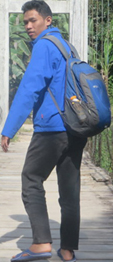
#> input picture test/Partial/img/person.jpg, 113 x 262 px
$ python main.py
#> lines starting #> are read from the running program, lines starting #| are printed output that depends on the picture
import numpy as np
import cv2

# cv2.BORDER_CONSTANT
# cv2.BORDER_REFLECT
# cv2.BORDER_REFLECT_101
# cv2.BORDER_DEFAULT
# cv2.BORDER_REPLICATE
# cv2.BORDER_WRAP

def padding(img):
    rows, cols = img.shape[:2]
    border = abs(rows -cols) // 2
    if(rows > cols):
        img = cv2.copyMakeBorder(img, 0, 0, border, border, cv2.BORDER_CONSTANT)
    else:
        img = cv2.copyMakeBorder(img, border, border, 0, 0, cv2.BORDER_CONSTANT)
    return img


def main():
    img = cv2.imread('img/person.jpg')
#> img is the input picture: shape (262, 113, 3); mean B, G, R 143.3, 130.7, 120.9
    rows, cols = img.shape[:2]
#> rows = 262; cols = 113
    img = cv2.resize(img, (cols*2, rows*2))
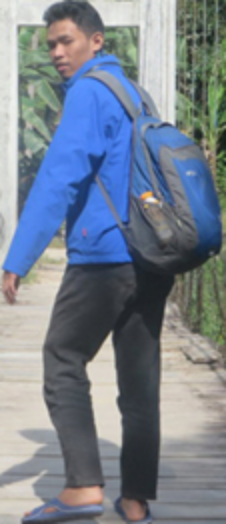
#> img: shape (524, 226, 3); mean B, G, R 143.2, 130.7, 120.8
    rows *= 2
#> rows = 524
    cols *= 2
#> cols = 226

    img1 = np.zeros((rows//8, cols,3),np.uint8)*255
    img2 = np.zeros(((rows//8) * 3, cols,3),np.uint8)*255
    img3 = np.zeros(((rows//8) * 4, cols,3),np.uint8)*255

    for i in range(rows//8):
        for j in range(cols):
            color = img[i,j]
            img1[i,j] = color
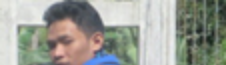
#> img1: shape (65, 226, 3); mean B, G, R 149.9, 158, 155


    for i in range(rows//8 * 3):
        for j in range(cols):
            color = img[i + rows//8, j]
            img2[i,j] = color
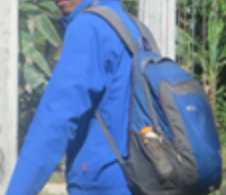
#> img2: shape (195, 226, 3); mean B, G, R 166.4, 128.4, 102.4

    for i in range(rows//8 * 4):
        for j in range(cols):
            color = img[i + (rows//8 * 4), j]
            img3[i,j] = color
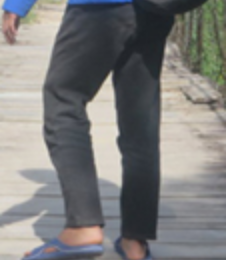
#> img3: shape (260, 226, 3); mean B, G, R 124.6, 125.8, 126.3


    img1 = padding(img1)
#> in padding, `img = cv2.copyMakeBorder(img, border, border, 0, 0, cv2.BORDER_CONSTANT)`:
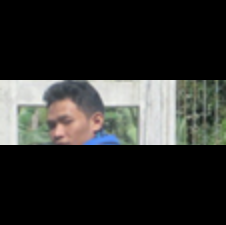
#> img: shape (225, 226, 3); mean of channels 0, 1, 2 43.3, 45.6, 44.8; drawn as B, G, R
    img2 = padding(img2)
#> in padding (call 2), `img = cv2.copyMakeBorder(img, border, border, 0, 0, cv2.BORDER_CONSTANT)`:
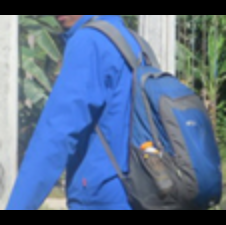
#> img: shape (225, 226, 3); mean of channels 0, 1, 2 144.2, 111.3, 88.7; drawn as B, G, R
    img3 = padding(img3)
#> in padding (call 3), `img = cv2.copyMakeBorder(img, 0, 0, border, border, cv2.BORDER_CONSTANT)`:
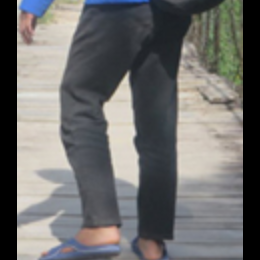
#> img: shape (260, 260, 3); mean of channels 0, 1, 2 108.3, 109.3, 109.8; drawn as B, G, R

    cv2.imshow('person', img)
    cv2.imshow('kepala', img1)
    cv2.imshow('badan', img2)
    cv2.imshow('kaki', img3)
    cv2.waitKey(0)
    cv2.destroyAllWindows()

if __name__ == "__main__":
    main()
